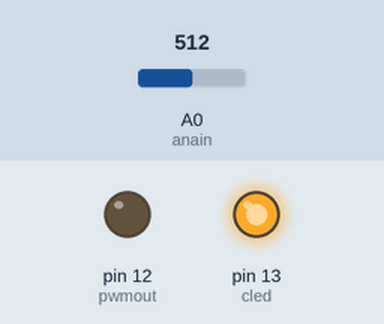
Simulated run of this sketch. Board: Arduino Uno, built with avr-gcc and run on an emulated ATmega328P. On the bench: output pins drawn as LEDs (lit = HIGH). The test bench sets the inputs (shaded band); at power-on: A0 (anain) = 512.

Above: at 0.1 s.
At 5.1 s:
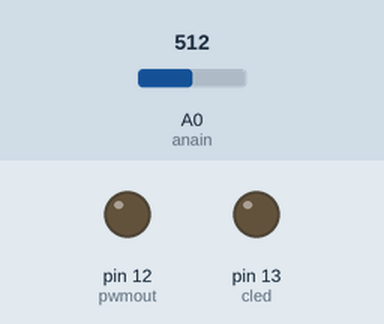
Timing chart, 0 to 6.6 s (numbered marks = the images above):
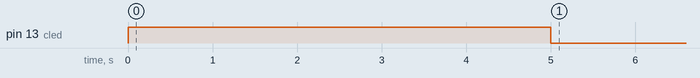

The sketch:

analog_pwm2.ino
```cpp
const int anain = A0;
const int pwmout = 12;
const int cled = 13;

int sensorValue = 0;         // the sensor value
int sensorMin = 1023;        // minimum sensor value
int sensorMax = 0;
void setup() {

  pinMode(pwmout, OUTPUT);
  pinMode(13, OUTPUT);
   digitalWrite(cled, HIGH);

  // calibrate during the first five seconds
  while (millis() < 5000) {
    sensorValue = analogRead(anain);

    // record the maximum sensor value
    if (sensorValue > sensorMax) {
      sensorMax = sensorValue;
    }

    // record the minimum sensor value
    if (sensorValue < sensorMin) {
      sensorMin = sensorValue;
    }
  }

  // signal the end of the calibration period
  digitalWrite(cled, LOW);
}

void loop() {
  // put your main code here, to run repeatedly:
// read the sensor:
  sensorValue = analogRead(anain);

  // apply the calibration to the sensor reading
  sensorValue = map(sensorValue, sensorMin, sensorMax, 0, 255);

  // in case the sensor value is outside the range seen during calibration
  sensorValue = constrain(sensorValue, 0, 255);

  // fade the LED using the calibrated value:
  analogWrite(pwmout, sensorValue);
}
```
